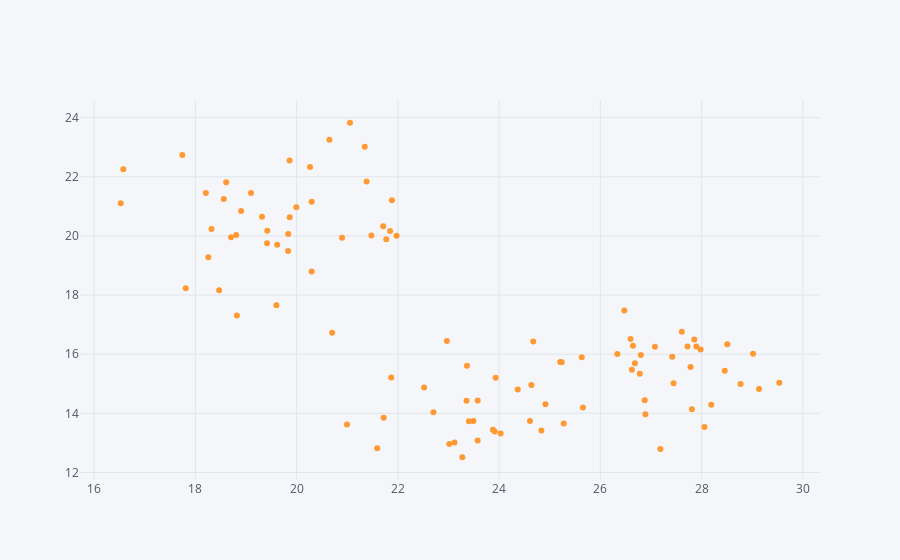

Write notebook code for a chart like this one.
### Code cell
df.iplot(x = 'A', y = 'B', mode = 'markers', size = 6)
